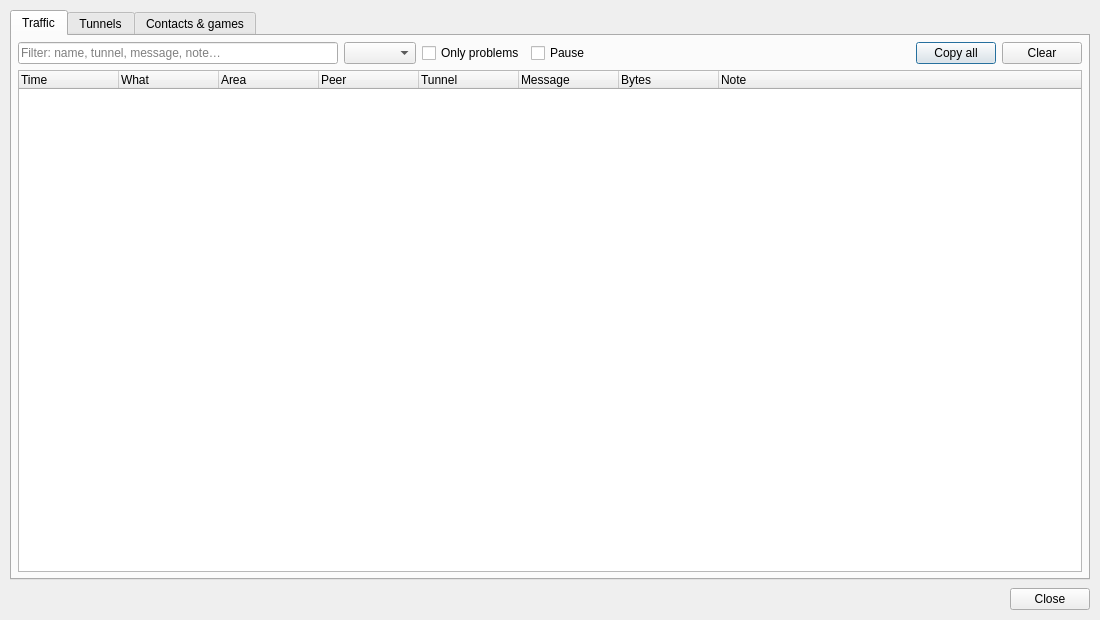
<?xml version="1.0" ?>
<ui version="4.0">
 <class>RetroChessDebugDialog</class>
 <widget class="QDialog" name="RetroChessDebugDialog">
  <property name="geometry">
   <rect>
    <x>0</x>
    <y>0</y>
    <width>1100</width>
    <height>620</height>
   </rect>
  </property>
  <property name="windowTitle">
   <string>RetroChess – Debug</string>
  </property>
  <layout class="QVBoxLayout" name="mainLayout">
   <property name="spacing">
    <number>8</number>
   </property>
   <property name="leftMargin">
    <number>10</number>
   </property>
   <property name="topMargin">
    <number>10</number>
   </property>
   <property name="rightMargin">
    <number>10</number>
   </property>
   <property name="bottomMargin">
    <number>10</number>
   </property>
   <item>
    <widget class="QTabWidget" name="tabs">
     <property name="currentIndex">
      <number>0</number>
     </property>
     <widget class="QWidget" name="tabTraffic">
      <attribute name="title">
       <string>Traffic</string>
      </attribute>
      <layout class="QVBoxLayout" name="trafficLayout">
       <property name="spacing">
        <number>6</number>
       </property>
       <property name="leftMargin">
        <number>6</number>
       </property>
       <property name="topMargin">
        <number>6</number>
       </property>
       <property name="rightMargin">
        <number>6</number>
       </property>
       <property name="bottomMargin">
        <number>6</number>
       </property>
       <item>
        <layout class="QHBoxLayout" name="trafficBar">
         <property name="spacing">
          <number>6</number>
         </property>
         <item>
          <widget class="QLineEdit" name="lineFilter">
           <property name="placeholderText">
            <string>Filter: name, tunnel, message, note…</string>
           </property>
           <property name="clearButtonEnabled">
            <bool>true</bool>
           </property>
          </widget>
         </item>
         <item>
          <widget class="QComboBox" name="comboArea">
           <property name="toolTip">
            <string>Show only one area of RetroChess</string>
           </property>
          </widget>
         </item>
         <item>
          <widget class="QCheckBox" name="checkProblems">
           <property name="toolTip">
            <string>Failed sends, dropped or ignored packets, timeouts, tunnels going down, desynchronizations</string>
           </property>
           <property name="text">
            <string>Only problems</string>
           </property>
          </widget>
         </item>
         <item>
          <widget class="QCheckBox" name="checkPause">
           <property name="toolTip">
            <string>Stop adding new lines; they are added when you uncheck it</string>
           </property>
           <property name="text">
            <string>Pause</string>
           </property>
          </widget>
         </item>
         <item>
          <spacer name="trafficSpacer">
           <property name="orientation">
            <enum>Qt::Horizontal</enum>
           </property>
           <property name="sizeHint" stdset="0">
            <size>
             <width>10</width>
             <height>10</height>
            </size>
           </property>
          </spacer>
         </item>
         <item>
          <widget class="QPushButton" name="btnCopy">
           <property name="toolTip">
            <string>Copy the shown lines, e.g. to send them to a developer</string>
           </property>
           <property name="text">
            <string>Copy all</string>
           </property>
          </widget>
         </item>
         <item>
          <widget class="QPushButton" name="btnClear">
           <property name="toolTip">
            <string>Forget all lines kept so far</string>
           </property>
           <property name="text">
            <string>Clear</string>
           </property>
          </widget>
         </item>
        </layout>
       </item>
       <item>
        <widget class="QTreeWidget" name="treeTraffic">
         <property name="alternatingRowColors">
          <bool>true</bool>
         </property>
         <property name="rootIsDecorated">
          <bool>false</bool>
         </property>
         <property name="uniformRowHeights">
          <bool>true</bool>
         </property>
         <property name="selectionMode">
          <enum>QAbstractItemView::ExtendedSelection</enum>
         </property>
         <column>
          <property name="text">
           <string>Time</string>
          </property>
         </column>
         <column>
          <property name="text">
           <string>What</string>
          </property>
         </column>
         <column>
          <property name="text">
           <string>Area</string>
          </property>
         </column>
         <column>
          <property name="text">
           <string>Peer</string>
          </property>
         </column>
         <column>
          <property name="text">
           <string>Tunnel</string>
          </property>
         </column>
         <column>
          <property name="text">
           <string>Message</string>
          </property>
         </column>
         <column>
          <property name="text">
           <string>Bytes</string>
          </property>
         </column>
         <column>
          <property name="text">
           <string>Note</string>
          </property>
         </column>
        </widget>
       </item>
      </layout>
     </widget>
     <widget class="QWidget" name="tabTunnels">
      <attribute name="title">
       <string>Tunnels</string>
      </attribute>
      <layout class="QVBoxLayout" name="tunnelsLayout">
       <property name="spacing">
        <number>6</number>
       </property>
       <property name="leftMargin">
        <number>6</number>
       </property>
       <property name="topMargin">
        <number>6</number>
       </property>
       <property name="rightMargin">
        <number>6</number>
       </property>
       <property name="bottomMargin">
        <number>6</number>
       </property>
       <item>
        <widget class="QLabel" name="labelTunnelsHelp">
         <property name="text">
          <string>GXS tunnels used by RetroChess. &quot;RetroChess&quot; says what the tunnel is used for. &quot;Pending&quot; packets were sent but not acknowledged by the other side yet. Byte totals include tunnel management and other services sharing the tunnel.</string>
         </property>
         <property name="wordWrap">
          <bool>true</bool>
         </property>
        </widget>
       </item>
       <item>
        <widget class="QTreeWidget" name="treeTunnels">
         <property name="alternatingRowColors">
          <bool>true</bool>
         </property>
         <property name="rootIsDecorated">
          <bool>false</bool>
         </property>
         <property name="uniformRowHeights">
          <bool>true</bool>
         </property>
         <property name="selectionMode">
          <enum>QAbstractItemView::ExtendedSelection</enum>
         </property>
         <column>
          <property name="text">
           <string>Tunnel</string>
          </property>
         </column>
         <column>
          <property name="text">
           <string>Peer</string>
          </property>
         </column>
         <column>
          <property name="text">
           <string>Own identity</string>
          </property>
         </column>
         <column>
          <property name="text">
           <string>Side</string>
          </property>
         </column>
         <column>
          <property name="text">
           <string>Status</string>
          </property>
         </column>
         <column>
          <property name="text">
           <string>RetroChess</string>
          </property>
         </column>
         <column>
          <property name="text">
           <string>Pending</string>
          </property>
         </column>
         <column>
          <property name="text">
           <string>Bytes out</string>
          </property>
         </column>
         <column>
          <property name="text">
           <string>Bytes in</string>
          </property>
         </column>
        </widget>
       </item>
      </layout>
     </widget>
     <widget class="QWidget" name="tabContacts">
      <attribute name="title">
       <string>Contacts &amp;&amp; games</string>
      </attribute>
      <layout class="QVBoxLayout" name="contactsLayout">
       <property name="spacing">
        <number>6</number>
       </property>
       <property name="leftMargin">
        <number>6</number>
       </property>
       <property name="topMargin">
        <number>6</number>
       </property>
       <property name="rightMargin">
        <number>6</number>
       </property>
       <property name="bottomMargin">
        <number>6</number>
       </property>
       <item>
        <widget class="QLabel" name="labelContactsHelp">
         <property name="text">
          <string>Every chess contact and every identity RetroChess has a tunnel, game or invitation with. Presence is checked with a probe over the tunnel; after 7 probes in a row without answer the contact is dormant and checked rarely.</string>
         </property>
         <property name="wordWrap">
          <bool>true</bool>
         </property>
        </widget>
       </item>
       <item>
        <widget class="QTreeWidget" name="treeContacts">
         <property name="alternatingRowColors">
          <bool>true</bool>
         </property>
         <property name="rootIsDecorated">
          <bool>false</bool>
         </property>
         <property name="uniformRowHeights">
          <bool>true</bool>
         </property>
         <property name="selectionMode">
          <enum>QAbstractItemView::ExtendedSelection</enum>
         </property>
         <column>
          <property name="text">
           <string>Contact</string>
          </property>
         </column>
         <column>
          <property name="text">
           <string>Own identity</string>
          </property>
         </column>
         <column>
          <property name="text">
           <string>Presence</string>
          </property>
         </column>
         <column>
          <property name="text">
           <string>Failures</string>
          </property>
         </column>
         <column>
          <property name="text">
           <string>Last seen</string>
          </property>
         </column>
         <column>
          <property name="text">
           <string>Next probe</string>
          </property>
         </column>
         <column>
          <property name="text">
           <string>Reply due</string>
          </property>
         </column>
         <column>
          <property name="text">
           <string>Tunnel</string>
          </property>
         </column>
         <column>
          <property name="text">
           <string>Tunnel status</string>
          </property>
         </column>
         <column>
          <property name="text">
           <string>Activity</string>
          </property>
         </column>
        </widget>
       </item>
      </layout>
     </widget>
    </widget>
   </item>
   <item>
    <layout class="QHBoxLayout" name="bottomLayout">
     <property name="spacing">
      <number>6</number>
     </property>
     <item>
      <widget class="QLabel" name="labelSummary">
       <property name="text">
        <string/>
       </property>
      </widget>
     </item>
     <item>
      <spacer name="bottomSpacer">
       <property name="orientation">
        <enum>Qt::Horizontal</enum>
       </property>
       <property name="sizeHint" stdset="0">
        <size>
         <width>10</width>
         <height>10</height>
        </size>
       </property>
      </spacer>
     </item>
     <item>
      <widget class="QPushButton" name="btnClose">
       <property name="text">
        <string>Close</string>
       </property>
      </widget>
     </item>
    </layout>
   </item>
  </layout>
 </widget>
 <resources/>
 <connections>
  <connection>
   <sender>btnClose</sender>
   <signal>clicked()</signal>
   <receiver>RetroChessDebugDialog</receiver>
   <slot>close()</slot>
   <hints>
    <hint type="sourcelabel">
     <x>1050</x>
     <y>600</y>
    </hint>
    <hint type="destinationlabel">
     <x>550</x>
     <y>310</y>
    </hint>
   </hints>
  </connection>
 </connections>
</ui>
